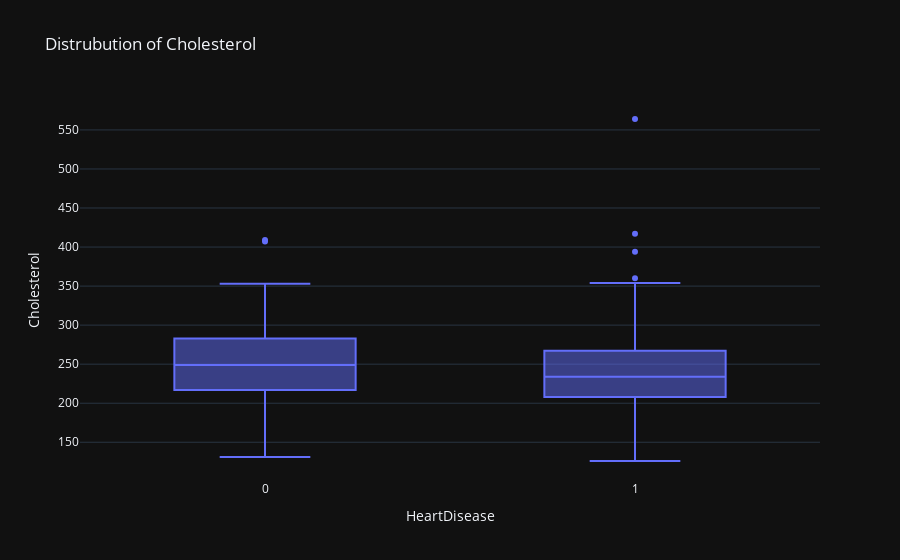

The notebook cell saved with this chart:
### Code cell
fig = px.box(df,y="Cholesterol",x="HeartDisease",title=f"Distrubution of Cholesterol")
fig.show()

### Figure 1 — Plotly figure (JSON) as saved in the notebook; plotly's stock layout.template omitted (floating-point values rounded to 4 significant figures; data arrays with more than 128 entries replaced by an {"elided": "..."} marker saying what was removed)
{"data": [{"alignmentgroup": "True", "hovertemplate": "HeartDisease=%{x}<br>Cholesterol=%{y}<extra></extra>", "legendgroup": "", "marker": {"color": "#636efa"}, "name": "", "notched": false, "offsetgroup": "", "orientation": "v", "showlegend": false, "type": "box", "x": {"elided": "303 int values"}, "x0": " ", "xaxis": "x", "y": {"elided": "303 int values"}, "y0": " ", "yaxis": "y"}], "layout": {"boxmode": "group", "legend": {"tracegroupgap": 0}, "title": {"text": "Distrubution of Cholesterol"}, "xaxis": {"anchor": "y", "domain": [0, 1], "title": {"text": "HeartDisease"}}, "yaxis": {"anchor": "x", "domain": [0, 1], "title": {"text": "Cholesterol"}}}}
